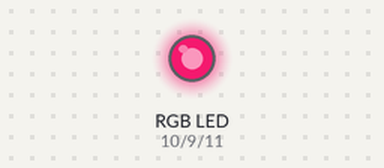
Bench run of a sketch on a simulated Arduino Uno, built with avr-gcc and run on an emulated ATmega328P. On the bench: an RGB LED mixed from three pins (HIGH = lit). Dim RGB values are drawn brighter than linear.

Above: at 0.1 s.
At 4.1 s:
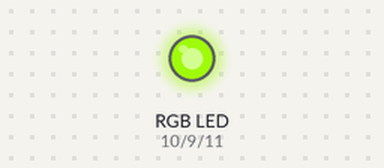
At 9.1 s:
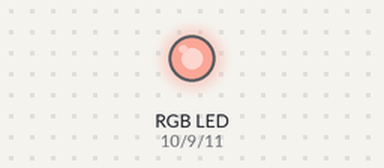
At 19.1 s:
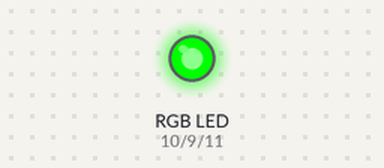
At 28.1 s:
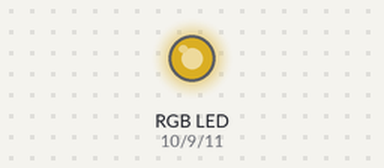
At 38.1 s:
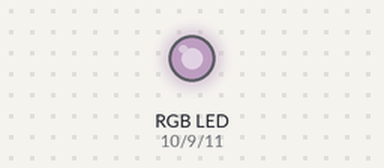
Timing chart, 0 to 40.0 s (numbered marks = the images above):
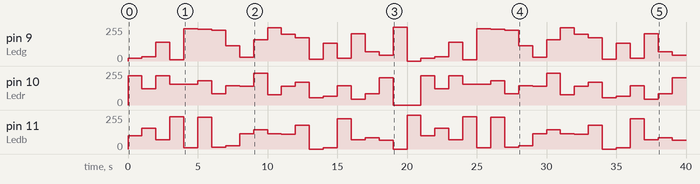

The sketch:

RGB.ino
```cpp
int Ledg = 9;
int Ledb = 11;
int Ledr = 10;
int a = 1000;

void setup() {
  // put your setup code here, to run once:
pinMode(Ledg, OUTPUT);
pinMode(Ledb, OUTPUT);
pinMode(Ledr, OUTPUT);

}

void loop() {
  // put your main code here, to run repeatedly:
analogWrite(Ledr, 219);
analogWrite(Ledb, 99);
analogWrite(Ledg, 22);
delay(a);
analogWrite(Ledr, 123);
analogWrite(Ledb, 156);
analogWrite(Ledg, 33);
delay(a);
analogWrite(Ledr, 218);
analogWrite(Ledb, 71);
analogWrite(Ledg, 142);
delay(a);
analogWrite(Ledr, 154);
analogWrite(Ledb, 243);
analogWrite(Ledg, 10);
delay(a);
analogWrite(Ledr, 154);
analogWrite(Ledb, 10);
analogWrite(Ledg, 243);
delay(a);
analogWrite(Ledr, 181);
analogWrite(Ledb, 240);
analogWrite(Ledg, 239);
delay(a);
analogWrite(Ledr, 86);
analogWrite(Ledb, 12);
analogWrite(Ledg, 232);
delay(a);
analogWrite(Ledr, 143);
analogWrite(Ledb, 23);
analogWrite(Ledg, 114);
delay(a);
analogWrite(Ledr, 139);
analogWrite(Ledb, 114);
analogWrite(Ledg, 27);
delay(a);
analogWrite(Ledr, 240);
analogWrite(Ledb, 145);
analogWrite(Ledg, 159);
delay(a);
analogWrite(Ledr, 78);
analogWrite(Ledb, 115);
analogWrite(Ledg, 250);
delay(a);
analogWrite(Ledr, 142);
analogWrite(Ledb, 111);
analogWrite(Ledg, 202);
delay(a);
analogWrite(Ledr, 172);
analogWrite(Ledb, 177);
analogWrite(Ledg, 175);
delay(a);
analogWrite(Ledr, 53);
analogWrite(Ledb, 0);
analogWrite(Ledg, 12);
delay(a);
analogWrite(Ledr, 65);
analogWrite(Ledb, 11);
analogWrite(Ledg, 133);
delay(a);
analogWrite(Ledr, 144);
analogWrite(Ledb, 227);
analogWrite(Ledg, 19);
delay(a);
analogWrite(Ledr, 43);
analogWrite(Ledb, 70);
analogWrite(Ledg, 203);
delay(a);
analogWrite(Ledr, 84);
analogWrite(Ledb, 86);
analogWrite(Ledg, 70);
delay(a);
analogWrite(Ledr, 205);
analogWrite(Ledb, 65);
analogWrite(Ledg, 45);
delay(a);
analogWrite(Ledr, 0);
analogWrite(Ledb, 0);
analogWrite(Ledg, 255);
delay(a);
analogWrite(Ledr, 0);
analogWrite(Ledb, 255);
analogWrite(Ledg, 0);
delay(a);
}
```

Measured:
- by itself, pin 9 (Ledg): 0/255 → 22/255 at 0.00 s, → 33/255 1.0 s later, → 142/255 1.0 s later, → 10/255 1.0 s later, … (40 changes in this stretch)
- by itself, pin 11 (Ledb): 0/255 → 99/255 at 0.00 s, → 156/255 1.0 s later, → 71/255 1.0 s later, → 243/255 1.0 s later, … (40 changes in this stretch)
- by itself, pin 10 (Ledr): 0/255 → 219/255 at 0.00 s, → 123/255 1.0 s later, → 218/255 1.0 s later, → 154/255 1.0 s later, … (37 changes in this stretch)
